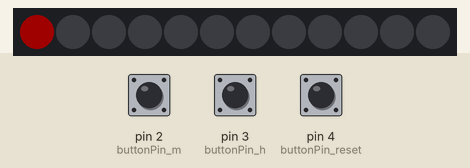
A sketch run on a simulated Arduino Uno, built with avr-gcc and run on an emulated ATmega328P. On the bench: 12 RGB LEDs in strip order, left to right. Wiring (inferred from the names in the program): DS1302 clock: CE pin 8; IO pin 9; clock pin 10. Inputs (shaded band) come from the test bench; at power-on: pin 2 (buttonPin_m) HIGH, pin 3 (buttonPin_h) HIGH, pin 4 (buttonPin_reset) HIGH. Dim RGB values are drawn brighter than linear; the local clock reads 2024-03-15 10:24:30 at power-on unless the sketch sets it; what the sketch prints to the serial monitor is not drawn.

Above: at 0.1 s.
At 1.2 s:
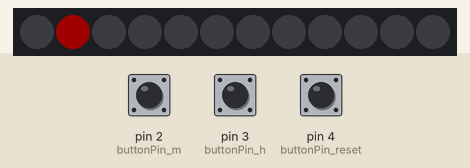
1.3 s: pin 2 (buttonPin_m) pulled LOW for 0.15 s
At 2.8 s:
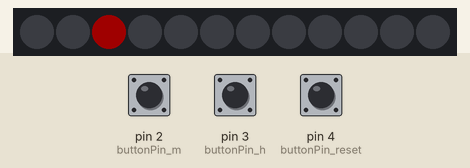
4.4 s: pin 3 (buttonPin_h) pulled LOW for 1 s
8.4 s: pin 4 (buttonPin_reset) pulled LOW for 1 s
12.4 s: pin 2 (buttonPin_m) pulled LOW for 3.2 s
18.6 s: pin 3 (buttonPin_h) pulled LOW for 0.15 s
Timing chart, 0 to 19.0 s (numbered marks = the images above; inputs shaded):
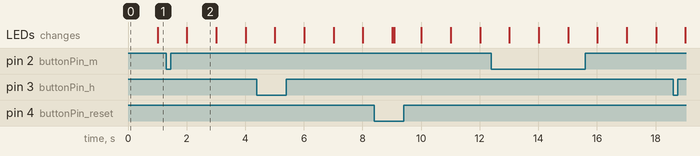

Measured:
- what the display in image 2 shows lasts 1.0 s, from 2.0 s to 3.0 s

The sketch:

AnalogClock_test.ino
```cpp
#include <Adafruit_NeoPixel.h>

#define PIN 5

// Parameter 1 = number of pixels in strip
// Parameter 2 = Arduino pin number (most are valid)
// Parameter 3 = pixel type flags, add together as needed:
//   NEO_KHZ800  800 KHz bitstream (most NeoPixel products w/WS2812 LEDs)
//   NEO_KHZ400  400 KHz (classic 'v1' (not v2) FLORA pixels, WS2811 drivers)
//   NEO_GRB     Pixels are wired for GRB bitstream (most NeoPixel products)
//   NEO_RGB     Pixels are wired for RGB bitstream (v1 FLORA pixels, not v2)
Adafruit_NeoPixel strip = Adafruit_NeoPixel(12, PIN, NEO_GRB + NEO_KHZ800);

// IMPORTANT: To reduce NeoPixel burnout risk, add 1000 uF capacitor across
// pixel power leads, add 300 - 500 Ohm resistor on first pixel's data input
// and minimize distance between Arduino and first pixel.  Avoid connecting
// on a live circuit...if you must, connect GND first.

//--------------------------------------------------------------------------------------------------------------------------------

uint32_t sec_c = strip.Color(64, 0, 0); //second
uint32_t min_c = strip.Color(0, 64, 0); //minute
uint32_t hour_c = strip.Color(0, 0, 64); //hour

//--------------------------------------------------------------------------------------------------------------------------------

// Buttons
const int buttonPin_m = 2;     // the number of the pushbutton pin
const int buttonPin_h = 3;
const int buttonPin_reset = 4;

// variables will change:
int buttonState_m = 0;         // variable for reading the pushbutton status
int buttonState_h = 0;

//--------------------------------------------------------------------------------------------------------------------------------

// Set your own pins with these defines !
#define DS1302_SCLK_PIN   10    // Arduino pin for the Serial Clock
#define DS1302_IO_PIN     9    // Arduino pin for the Data I/O
#define DS1302_CE_PIN     8    // Arduino pin for the Chip Enable


// Macros to convert the bcd values of the registers to normal
// integer variables.
// The code uses seperate variables for the high byte and the low byte
// of the bcd, so these macros handle both bytes seperately.
#define bcd2bin(h,l)    (((h)*10) + (l))
#define bin2bcd_h(x)   ((x)/10)
#define bin2bcd_l(x)    ((x)%10)


// Register names.
// Since the highest bit is always '1',
// the registers start at 0x80
// If the register is read, the lowest bit should be '1'.
#define DS1302_SECONDS           0x80
#define DS1302_MINUTES           0x82
#define DS1302_HOURS             0x84
#define DS1302_DATE              0x86
#define DS1302_MONTH             0x88
#define DS1302_DAY               0x8A
#define DS1302_YEAR              0x8C
#define DS1302_ENABLE            0x8E
#define DS1302_TRICKLE           0x90
#define DS1302_CLOCK_BURST       0xBE
#define DS1302_CLOCK_BURST_WRITE 0xBE
#define DS1302_CLOCK_BURST_READ  0xBF
#define DS1302_RAMSTART          0xC0
#define DS1302_RAMEND            0xFC
#define DS1302_RAM_BURST         0xFE
#define DS1302_RAM_BURST_WRITE   0xFE
#define DS1302_RAM_BURST_READ    0xFF


// Defines for the bits, to be able to change
// between bit number and binary definition.
// By using the bit number, using the DS1302
// is like programming an AVR microcontroller.
// But instead of using "(1<<X)", or "_BV(X)",
// the Arduino "bit(X)" is used.
#define DS1302_D0 0
#define DS1302_D1 1
#define DS1302_D2 2
#define DS1302_D3 3
#define DS1302_D4 4
#define DS1302_D5 5
#define DS1302_D6 6
#define DS1302_D7 7


// Bit for reading (bit in address)
#define DS1302_READBIT DS1302_D0 // READBIT=1: read instruction

// Bit for clock (0) or ram (1) area,
// called R/C-bit (bit in address)
#define DS1302_RC DS1302_D6

// Seconds Register
#define DS1302_CH DS1302_D7   // 1 = Clock Halt, 0 = start

// Hour Register
#define DS1302_AM_PM DS1302_D5 // 0 = AM, 1 = PM
#define DS1302_12_24 DS1302_D7 // 0 = 24 hour, 1 = 12 hour

// Enable Register
#define DS1302_WP DS1302_D7   // 1 = Write Protect, 0 = enabled

// Trickle Register
#define DS1302_ROUT0 DS1302_D0
#define DS1302_ROUT1 DS1302_D1
#define DS1302_DS0   DS1302_D2
#define DS1302_DS1   DS1302_D2
#define DS1302_TCS0  DS1302_D4
#define DS1302_TCS1  DS1302_D5
#define DS1302_TCS2  DS1302_D6
#define DS1302_TCS3  DS1302_D7


// Structure for the first 8 registers.
// These 8 bytes can be read at once with
// the 'clock burst' command.
// Note that this structure contains an anonymous union.
// It might cause a problem on other compilers.
typedef struct ds1302_struct
{
  uint8_t Seconds:4;      // low decimal digit 0-9
  uint8_t Seconds10:3;    // high decimal digit 0-5
  uint8_t CH:1;           // CH = Clock Halt
  uint8_t Minutes:4;
  uint8_t Minutes10:3;
  uint8_t reserved1:1;
  union
  {
    struct
    {
      uint8_t Hour:4;
      uint8_t Hour10:2;
      uint8_t reserved2:1;
      uint8_t hour_12_24:1; // 0 for 24 hour format
    } h24;
    struct
    {
      uint8_t Hour:4;
      uint8_t Hour10:1;
      uint8_t AM_PM:1;      // 0 for AM, 1 for PM
      uint8_t reserved2:1;
      uint8_t hour_12_24:1; // 1 for 12 hour format
    } h12;
  };
  uint8_t Date:4;           // Day of month, 1 = first day
  uint8_t Date10:2;
  uint8_t reserved3:2;
  uint8_t Month:4;          // Month, 1 = January
  uint8_t Month10:1;
  uint8_t reserved4:3;
  uint8_t Day:3;            // Day of week, 1 = first day (any day)
  uint8_t reserved5:5;
  uint8_t Year:4;           // Year, 0 = year 2000
  uint8_t Year10:4;
  uint8_t reserved6:7;
  uint8_t WP:1;             // WP = Write Protect
};

//-------------------------------------------------------------------------------------------------------------------------------- setup

void setup()
{
  ds1302_struct rtc;


  Serial.begin(9600);
  Serial.println(F("DS1302 Real Time Clock"));
  Serial.println(F("Version 2, March 2013"));


  // Start by clearing the Write Protect bit
  // Otherwise the clock data cannot be written
  // The whole register is written,
  // but the WP-bit is the only bit in that register.
  DS1302_write (DS1302_ENABLE, 0);

  // Disable Trickle Charger.
  DS1302_write (DS1302_TRICKLE, 0x00);

  // Remove the next define,
  // after the right date and time are set.
  #define SET_DATE_TIME_JUST_ONCE
  #ifdef SET_DATE_TIME_JUST_ONCE

  // Fill these variables with the date and time.
  int seconds, minutes, hours, dayofweek, dayofmonth, month, year;

  // Example for april 15, 2013, 10:08, monday is 2nd day of Week.
  // Set your own time and date in these variables.
  seconds    = 0;
  minutes    = 0;
  hours      = 1;
  dayofweek  = 1;  // Day of week, any day can be first, counts 1...7
  dayofmonth = 1; // Day of month, 1...31
  month      = 1;  // month 1...12
  year       = 2013;

  // Set a time and date
  // This also clears the CH (Clock Halt) bit,
  // to start the clock.

  // Fill the structure with zeros to make
  // any unused bits zero
  memset ((char *) &rtc, 0, sizeof(rtc));

  rtc.Seconds    = bin2bcd_l( seconds);
  rtc.Seconds10  = bin2bcd_h( seconds);
  rtc.CH         = 0;      // 1 for Clock Halt, 0 to run;
  rtc.Minutes    = bin2bcd_l( minutes);
  rtc.Minutes10  = bin2bcd_h( minutes);
  // To use the 12 hour format,
  // use it like these four lines:
  rtc.h12.Hour   = bin2bcd_l( hours);
  rtc.h12.Hour10 = bin2bcd_h( hours);
  rtc.h12.AM_PM  = 0;     // AM = 0
  rtc.h12.hour_12_24 = 1; // 1 for 24 hour format
//  rtc.h24.Hour   = bin2bcd_l( hours);
//  rtc.h24.Hour10 = bin2bcd_h( hours);
//  rtc.h24.hour_12_24 = 0; // 0 for 24 hour format
  rtc.Date       = bin2bcd_l( dayofmonth);
  rtc.Date10     = bin2bcd_h( dayofmonth);
  rtc.Month      = bin2bcd_l( month);
  rtc.Month10    = bin2bcd_h( month);
  rtc.Day        = dayofweek;
  rtc.Year       = bin2bcd_l( year - 2000);
  rtc.Year10     = bin2bcd_h( year - 2000);
  rtc.WP = 0;

  // Write all clock data at once (burst mode).
  DS1302_clock_burst_write( (uint8_t *) &rtc);
#endif


  strip.begin();
  strip.show(); // Initialize all pixels to 'off'


    // initialize the pushbutton pin as an input:
  pinMode(buttonPin_m, INPUT_PULLUP);
  pinMode(buttonPin_h, INPUT_PULLUP);
  pinMode(buttonPin_reset, INPUT_PULLUP);
}

//-------------------------------------------------------------------------------------------------------------------------------- loop

void loop()
{
//  ds1302_struct rtc;
//  char buffer[80];     // the code uses 70 characters.

  // Read all clock data at once (burst mode).
//  DS1302_clock_burst_read( (uint8_t *) &rtc);

//  sprintf( buffer, "Time = %02d:%02d:%02d, ", \
//    bcd2bin( rtc.h12.Hour10, rtc.h12.Hour), \
//    bcd2bin( rtc.Minutes10, rtc.Minutes), \
//    bcd2bin( rtc.Seconds10, rtc.Seconds));
//  Serial.print(buffer);
//
//  sprintf(buffer, "Date(day of month) = %d, Month = %d, " \
//    "Day(day of week) = %d, Year = %d", \
//    bcd2bin( rtc.Date10, rtc.Date), \
//    bcd2bin( rtc.Month10, rtc.Month), \
//    rtc.Day, \
//    2000 + bcd2bin( rtc.Year10, rtc.Year));
//  Serial.println( buffer);

  myDelay(1000);
//  delay(1000);
}

ds1302_struct rtc;
int s, old_s, m, h;
unsigned long startCheck, endCheck;
// myDelay is supposed to find the current time (s for seconds, m for minutes, and h for hours)
// then updateClock()
// then check for button-presses most of the time
// I'm having trouble with buttons, so I commented out the last three lines of code in this function.
void myDelay(unsigned long duration) {
  int old_s = s;
  DS1302_clock_burst_read( (uint8_t *) &rtc);
  s = bcd2bin(rtc.Seconds10, rtc.Seconds);

  if (s != old_s && s % 5 == 0){
    startCheck = millis();
  }

  m = bcd2bin(rtc.Minutes10, rtc.Minutes);
  h = bcd2bin(rtc.h12.Hour10, rtc.h12.Hour);
  updateClock();

//  unsigned long start = millis();
//  while (millis() - start <= duration) {
  checkButtons();
//  }
}

// Updates the clock given (s,m,h) values
// Keep in mind that we'll need to rewrite this code for a 12-LED strip (remove hour_index = h)
// This function works properly unless checkButtons() is called.
void updateClock() {
  Serial.print(s);
  Serial.print(' ');
  Serial.print(m);
  Serial.print(' ');
  Serial.println(h);

  for(int i=0; i<strip.numPixels(); i++) {
    strip.setPixelColor(i, 0);
  }
  //strip.show();

//  strip.setPixelColor(0, strip.Color(0,0,0));
//  strip.setPixelColor(0, strip.Color(1,1,1));
  //for(int i = 0; i < 10; ++i) {
  //  strip.setPixelColor(s-i, strip.Color((int)(255*(1-colorFading*i/10)), 0, 0));
  //}

  // offset is because first LED on strip is broken.
  int offset = 5;
  // divide by 5 and add offset to use only 12 LEDs on strip.
  // also done for minutes.
  int s_led = s / 5 + offset;
  int m_led = m / 5 + offset;
  int h_led = h + offset;

  int prev_s_led;
  if (s_led == offset)
    prev_s_led = (11 + offset)%12;
  else
    prev_s_led = s_led - 1;

  int prev_m_led;
  if (m_led == offset)
    prev_m_led = (11 + offset)%12;
  else
    prev_m_led = m_led - 1;

  int prev_h_led;
  if (h_led == offset)
    prev_h_led = (11 + offset)%12;
  else
    prev_h_led = h_led - 1;

  endCheck = millis();
  float s_colorFading = (endCheck-startCheck)/(5000.0);
  float m_colorFading = ((float)s / 60.0);
  float h_colorFading = ((float)m / 60.0);

  strip.setPixelColor(s%4, strip.Color(32, 0, 0));
//  strip.setPixelColor(prev_s_led, strip.getPixelColor(prev_s_led) + strip.Color((int)(32*(1-s_colorFading)), 0, 0));
//  strip.setPixelColor(s_led, strip.getPixelColor(s_led) + strip.Color((int)(32*s_colorFading), 0, 0));
//  strip.setPixelColor(prev_m_led, strip.getPixelColor(prev_m_led) + strip.Color(0, 32*(1-m_colorFading), 0));
//  strip.setPixelColor(m_led, strip.getPixelColor(m_led) + strip.Color(0, 32*m_colorFading, 0));
//  strip.setPixelColor(prev_h_led, strip.getPixelColor(prev_h_led) + strip.Color(0, 0, 32*(1-h_colorFading)));
//  strip.setPixelColor(h_led, strip.getPixelColor(h_led) + strip.Color(0, 0, 32*h_colorFading));
//  strip.show();
//
//  strip.setPixelColor(s, sec_c);
//  strip.setPixelColor(m, strip.getPixelColor(m)+min_c);
//  int hour_index = 5*h + m/12;
//  strip.setPixelColor(hour_index, strip.getPixelColor(hour_index)+hour_c);
  strip.show();

//  Serial.println(5*h + m/12);

  //delay(10);
}

unsigned long buttonDelay = 200; // Minimum time before button-press can be registered again
// (not a good button system because it doesn't allow continuous button-holding changes, so someone help us fix this)
unsigned long lastPressedTime_m = 0, lastPressedTime_h = 0, lastPressedTime_s = 0;
//boolean m_depressed = false, h_depressed = false; // store button states (1 - depressed, 0 - not depressed)

// Check to see if H/M or S-reset pressed
void checkButtons() {
  // reset seconds to 0
  if((millis()-lastPressedTime_s > buttonDelay) && (digitalRead(buttonPin_reset)==0)) { // reset button (for seconds) press detected
  Serial.println();
    Serial.println("a pressed");
    Serial.println();

    s = 0;
    rtc.Seconds = bin2bcd_l(s);
    rtc.Seconds10 = bin2bcd_h(s);

    DS1302_clock_burst_write((uint8_t *)&rtc);

    lastPressedTime_s = millis();
  }

  if((millis()-lastPressedTime_m > buttonDelay) && (digitalRead(buttonPin_m)==0)) { // button press detected
    Serial.println();
    Serial.println("a pressed");
    Serial.println();
//  Serial.println('m');
  //  Serial.print(m);
  //  Serial.print(' ');
    m++;
  //  Serial.print("Minute:");
  //  Serial.print(m);
  //  Serial.println("Hour: ");
   // Serial.print(h);

    if(m>=60) {
      m = 0;
    }
    rtc.Minutes = bin2bcd_l(m);
    rtc.Minutes10 = bin2bcd_h(m);

    DS1302_clock_burst_write((uint8_t *)&rtc);

    lastPressedTime_m = millis();
  }

  if((millis()-lastPressedTime_h > buttonDelay) && (digitalRead(buttonPin_h)==0)) { // button press detected
    Serial.println();
    Serial.println("a pressed");
    Serial.println();
//  Serial.println('h');
//    Serial.print(h);
//    Serial.print(' ');
    h++;
//    Serial.print(h);

//    Serial.println(' ');
    if(h>12) {
      h = 1;
    }
    rtc.h12.Hour = bin2bcd_l(h);
    rtc.h12.Hour10 = bin2bcd_h(h);

    DS1302_clock_burst_write((uint8_t *)&rtc);

    lastPressedTime_h = millis();
  }
}

//--------------------------------------------------------------------------------------------------------------------------------

// --------------------------------------------------------
// DS1302_clock_burst_read
//
// This function reads 8 bytes clock data in burst mode
// from the DS1302.
//
// This function may be called as the first function,
// also the pinMode is set.
//
void DS1302_clock_burst_read( uint8_t *p)
{
  int i;

  _DS1302_start();

  // Instead of the address,
  // the CLOCK_BURST_READ command is issued
  // the I/O-line is released for the data
  _DS1302_togglewrite( DS1302_CLOCK_BURST_READ, true);

  for( i=0; i<8; i++)
  {
    *p++ = _DS1302_toggleread();
  }
  _DS1302_stop();
}


// --------------------------------------------------------
// DS1302_clock_burst_write
//
// This function writes 8 bytes clock data in burst mode
// to the DS1302.
//
// This function may be called as the first function,
// also the pinMode is set.
//
void DS1302_clock_burst_write( uint8_t *p)
{
  int i;

  _DS1302_start();

  // Instead of the address,
  // the CLOCK_BURST_WRITE command is issued.
  // the I/O-line is not released
  _DS1302_togglewrite( DS1302_CLOCK_BURST_WRITE, false);

  for( i=0; i<8; i++)
  {
    // the I/O-line is not released
    _DS1302_togglewrite( *p++, false);
  }
  _DS1302_stop();
}


// --------------------------------------------------------
// DS1302_read
//
// This function reads a byte from the DS1302
// (clock or ram).
//
// The address could be like "0x80" or "0x81",
// the lowest bit is set anyway.
//
// This function may be called as the first function,
// also the pinMode is set.
//
uint8_t DS1302_read(int address)
{
  uint8_t data;

  // set lowest bit (read bit) in address
  bitSet( address, DS1302_READBIT);

  _DS1302_start();
  // the I/O-line is released for the data
  _DS1302_togglewrite( address, true);
  data = _DS1302_toggleread();
  _DS1302_stop();

  return (data);
}


// --------------------------------------------------------
// DS1302_write
//
// This function writes a byte to the DS1302 (clock or ram).
//
// The address could be like "0x80" or "0x81",
// the lowest bit is cleared anyway.
//
// This function may be called as the first function,
// also the pinMode is set.
//
void DS1302_write( int address, uint8_t data)
{
  // clear lowest bit (read bit) in address
  bitClear( address, DS1302_READBIT);

  _DS1302_start();
  // don't release the I/O-line
  _DS1302_togglewrite( address, false);
  // don't release the I/O-line
  _DS1302_togglewrite( data, false);
  _DS1302_stop();
}


// --------------------------------------------------------
// _DS1302_start
//
// A helper function to setup the start condition.
//
// An 'init' function is not used.
// But now the pinMode is set every time.
// That's not a big deal, and it's valid.
// At startup, the pins of the Arduino are high impedance.
// Since the DS1302 has pull-down resistors,
// the signals are low (inactive) until the DS1302 is used.
void _DS1302_start( void)
{
  digitalWrite( DS1302_CE_PIN, LOW); // default, not enabled
  pinMode( DS1302_CE_PIN, OUTPUT);

  digitalWrite( DS1302_SCLK_PIN, LOW); // default, clock low
  pinMode( DS1302_SCLK_PIN, OUTPUT);

  pinMode( DS1302_IO_PIN, OUTPUT);

  digitalWrite( DS1302_CE_PIN, HIGH); // start the session
  delayMicroseconds( 4);           // tCC = 4us
}


// --------------------------------------------------------
// _DS1302_stop
//
// A helper function to finish the communication.
//
void _DS1302_stop(void)
{
  // Set CE low
  digitalWrite( DS1302_CE_PIN, LOW);

  delayMicroseconds( 4);           // tCWH = 4us
}


// --------------------------------------------------------
// _DS1302_toggleread
//
// A helper function for reading a byte with bit toggle
//
// This function assumes that the SCLK is still high.
//
uint8_t _DS1302_toggleread( void)
{
  uint8_t i, data;

  data = 0;
  for( i = 0; i <= 7; i++)
  {
    // Issue a clock pulse for the next databit.
    // If the 'togglewrite' function was used before
    // this function, the SCLK is already high.
    digitalWrite( DS1302_SCLK_PIN, HIGH);
    delayMicroseconds( 1);

    // Clock down, data is ready after some time.
    digitalWrite( DS1302_SCLK_PIN, LOW);
    delayMicroseconds( 1);        // tCL=1000ns, tCDD=800ns

    // read bit, and set it in place in 'data' variable
    bitWrite( data, i, digitalRead( DS1302_IO_PIN));
  }
  return( data);
}


// --------------------------------------------------------
// _DS1302_togglewrite
//
// A helper function for writing a byte with bit toggle
//
// The 'release' parameter is for a read after this write.
// It will release the I/O-line and will keep the SCLK high.
//
void _DS1302_togglewrite( uint8_t data, uint8_t release)
{
  int i;

  for( i = 0; i <= 7; i++)
  {
    // set a bit of the data on the I/O-line
    digitalWrite( DS1302_IO_PIN, bitRead(data, i));
    delayMicroseconds( 1);     // tDC = 200ns

    // clock up, data is read by DS1302
    digitalWrite( DS1302_SCLK_PIN, HIGH);
    delayMicroseconds( 1);     // tCH = 1000ns, tCDH = 800ns

    if( release && i == 7)
    {
      // If this write is followed by a read,
      // the I/O-line should be released after
      // the last bit, before the clock line is made low.
      // This is according the datasheet.
      // I have seen other programs that don't release
      // the I/O-line at this moment,
      // and that could cause a shortcut spike
      // on the I/O-line.
      pinMode( DS1302_IO_PIN, INPUT);

      // For Arduino 1.0.3, removing the pull-up is no longer needed.
      // Setting the pin as 'INPUT' will already remove the pull-up.
      // digitalWrite (DS1302_IO, LOW); // remove any pull-up
    }
    else
    {
      digitalWrite( DS1302_SCLK_PIN, LOW);
      delayMicroseconds( 1);       // tCL=1000ns, tCDD=800ns
    }
  }
}
```
